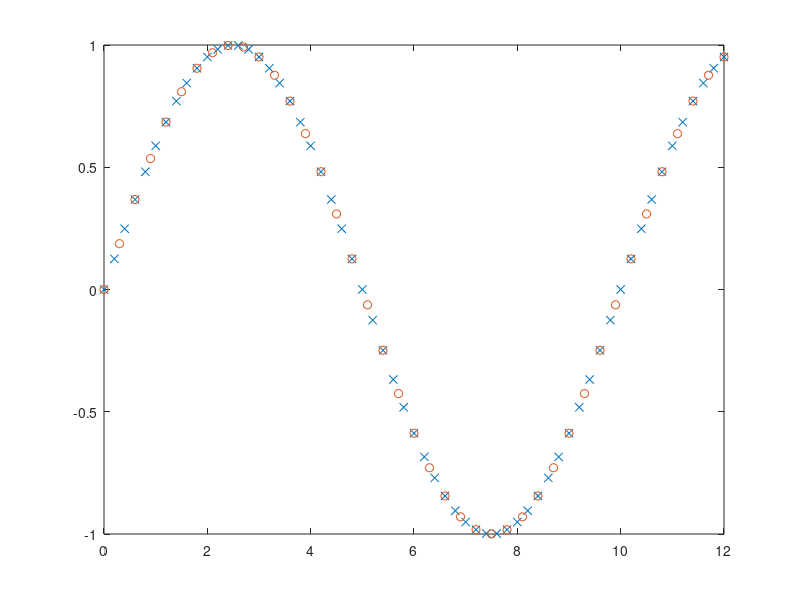

MATLAB code for this plot: (Note: this script raises an error after producing the figure.)
clear;
% exp0, same signals, different sampling rates
t1 = 0:0.2:12;
t2 = 0:0.3:12;
y1 = sin(2*pi*0.1*t1);
y2 = sin(2*pi*0.1*t2);
figure
plot(t1,y1,'x',t2,y2,'o')
[dtw0,C0] = DTW(y1,y2);
[P0] = OWP(dtw0);
disp(dtw0(end))
figure
plotmatrix(P0)
% exp1, time shift, different sampling rates

t1 = 0+1:0.2:12+1;
t2 = 0:0.3:12;
y1 = sin(2*pi*0.1*t1);
y2 = sin(2*pi*0.1*t2);
figure
plot(t1,y1,'x',t2,y2,'o')
[dtw1,C1] = DTW(y1,y2);
[P1] = OWP(dtw1);
disp(dtw1(end))
figure
plotmatrix(P1)

% exp2, magnitude, different sampling rates

t1 = 0:0.2:12;
t2 = 0:0.3:12;
y1 = 5*sin(2*pi*0.1*t1);
y2 = sin(2*pi*0.1*t2);
figure
plot(t1,y1,'x',t2,y2,'o')
[dtw2,C2] = DTW(y1,y2);
[P2] = OWP(dtw2);
disp(dtw2(end))
figure
plotmatrix(P2)

% exp3 

t1 = 0:0.2:12;
t2 = 0:0.3:12;
y1 = (1-exp(-0.5*t1));
y2 = 2*exp(-(t2-4).^2);
figure
plot(t1,y1,'x',t2,y2,'o')
[dtw3,C3] = DTW(y1,y2);
[P3] = OWP(dtw3);
disp(dtw3(end))
figure
plotmatrix(P3)


% exp 4 phase shift

t1 = 0:0.2:12;
t2 = 0:0.3:12;
y1 = sin(2*pi*0.1*t1+0.5);
y2 = sin(2*pi*0.1*t2);
figure
plot(t1,y1,'x',t2,y2,'o')
[dtw4,C4] = DTW(y1,y2);
[P4] = OWP(dtw4);
disp(dtw4(end))
figure
plotmatrix(P4)
